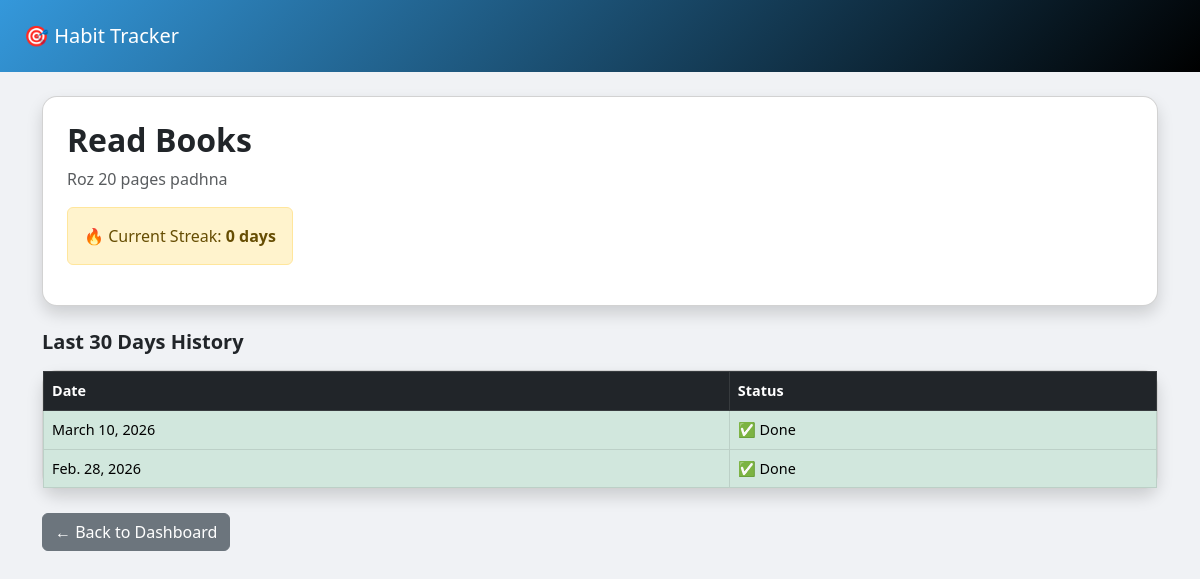
/detail/2/ (signed in), run on an earlier commit of the app's database.
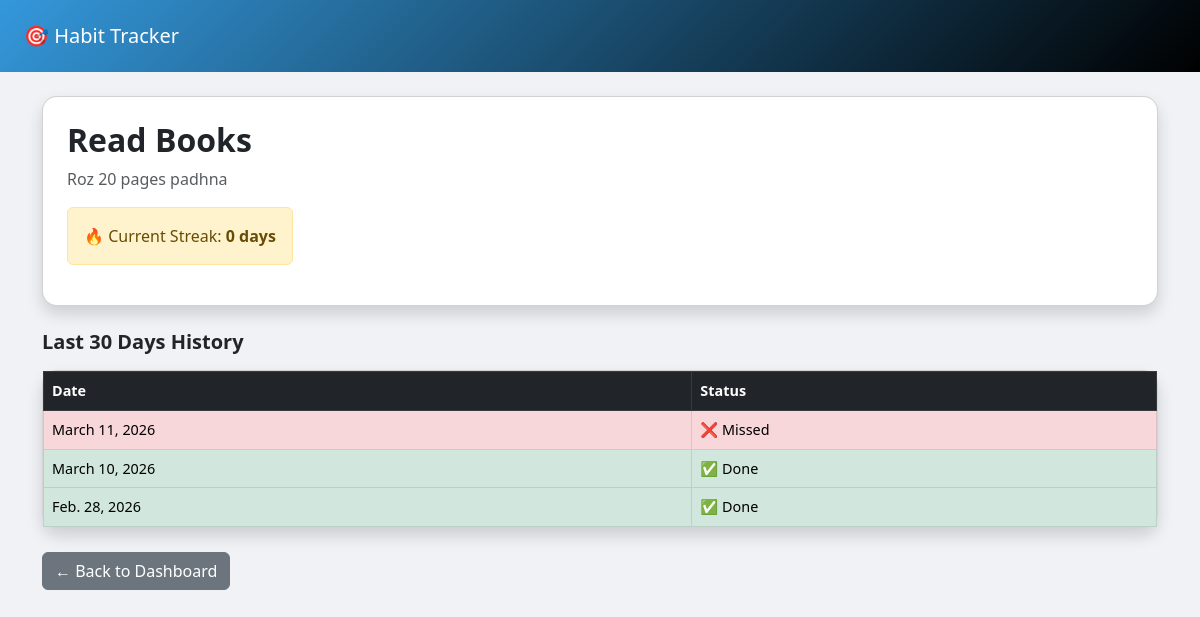
And on a later commit of the database.
### habits/models.py (models this page shows, shortened)
class Habit(models.Model):
    FREQUENCY_CHOICES = [
        ('daily', 'Daily'),
        ('weekly', 'Weekly'),
    ]
    user = models.ForeignKey(User, on_delete=models.CASCADE)
    name = models.CharField(max_length=200)
    description = models.TextField(blank=True)
    frequency = models.CharField(max_length=10, choices=FREQUENCY_CHOICES, default='daily')
    created_at = models.DateTimeField(auto_now_add=True)
    is_active = models.BooleanField(default=True)
    def get_streak(self):
        logs = self.habitlog_set.filter(completed=True).order_by('-date')
        streak = 0
        today = timezone.now().date()
        for i, log in enumerate(logs):
            expected = today - timezone.timedelta(days=i)
            if log.date == expected:
                streak += 1
            else:
                break
        return streak

class HabitLog(models.Model):
    habit = models.ForeignKey(Habit, on_delete=models.CASCADE)
    date = models.DateField(default=timezone.now)
    completed = models.BooleanField(default=False)
    notes = models.TextField(blank=True)
    class Meta:
        unique_together = ('habit', 'date')

### habits/views.py (the view)
# urls.py: path('detail/<int:pk>/', views.habit_detail, name='habit_detail'),
@login_required
def habit_detail(request, pk):
    habit = get_object_or_404(Habit, pk=pk, user=request.user)
    logs = HabitLog.objects.filter(habit=habit).order_by('-date')[:30]
    return render(request, 'habits/habit_detail.html', {
        'habit': habit,
        'logs': logs,
        'streak': habit.get_streak()
    })

### habits/templates/habits/habit_detail.html (shortened to what this page needs)
<!DOCTYPE html>
<html lang="en">
<head>
<link href="https://cdn.jsdelivr.net/npm/bootstrap@5.3.0/dist/css/bootstrap.min.css" rel="stylesheet">
</head>
<body>
<nav class="navbar navbar-dark bg-dark px-4 py-3">
<a class="navbar-brand text-white">🎯 Habit Tracker</a>
</nav>
<div class="container mt-4">
<div class="card shadow mb-4">
<div class="card-body p-4">
<h2 class="fw-bold">{{ habit.name }}</h2>
<p class="text-muted">{{ habit.description }}</p>
<div class="alert alert-warning d-inline-block">🔥 Current Streak: <strong>{{ streak }} days</strong></div>
</div>
</div>
<h5 class="fw-bold mb-3">Last 30 Days History</h5>
<div class="card shadow">
<div class="card-body p-0">
<table class="table table-bordered mb-0">
<thead class="table-dark">
<tr><th>Date</th><th>Status</th></tr>
</thead>
<tbody>
{% for log in logs %}
<tr class="{% if log.completed %}table-success{% else %}table-danger{% endif %}">
<td>{{ log.date }}</td>
<td>{% if log.completed %}✅ Done{% else %}❌ Missed{% endif %}</td>
</tr>
{% endfor %}
</tbody>
</table>
</div>
</div>
<a href="/" class="btn btn-secondary mt-4">← Back to Dashboard</a>
</div>
</body>
</html>

### habits/templates/habits/habit_detail.html (style rules this page uses)
body { background: #f0f2f5; font-family: Segoe UI, sans-serif; }
.navbar { background: linear-gradient(135deg, #3498db, #000000) !important; }
.card { border-radius: 15px; box-shadow: 0 4px 15px rgba(0,0,0,0.08); }
table { font-size: 0.9rem; }

What changed in the data, as far as the page shows it:
added HabitLog: date "March 11, 2026", completed "❌ Missed"
